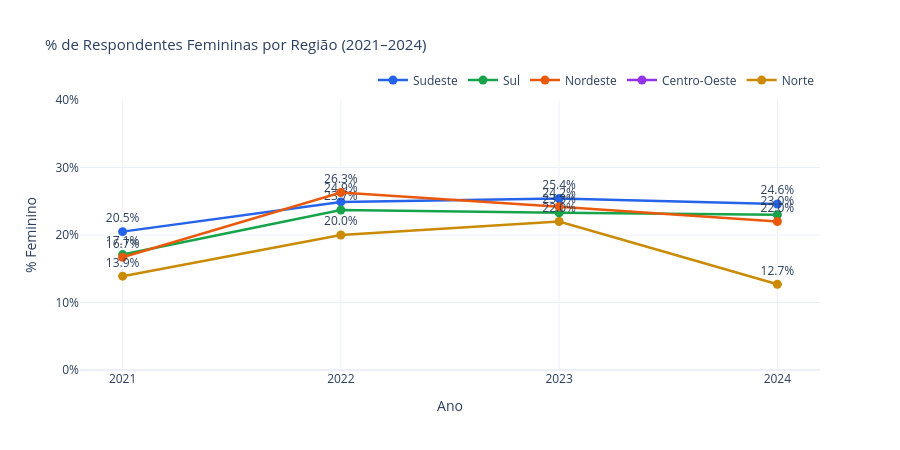

The code cell stored with this chart in its notebook:
### Markdown cell above
---
## G-R1 — Representatividade Feminina por Região e Ano
> % de respondentes femininas em cada região ao longo dos 4 anos.

### Code cell
fig = go.Figure()

for regiao in REGIOES:
    pcts = []
    for ano in ANOS:
        sub = df_reg[(df_reg['regiao'] == regiao) & (df_reg['ano_pesquisa'] == ano)]
        if sub.empty:
            pcts.append(None)
            continue
        ct = sub['genero'].value_counts()
        fem = ct.get('Feminino', 0)
        total = ct.get('Feminino', 0) + ct.get('Masculino', 0)
        pcts.append(round(fem / total * 100, 1) if total > 0 else None)

    fig.add_trace(go.Scatter(
        x=ANOS, y=pcts,
        mode='lines+markers+text',
        name=regiao,
        line=dict(color=CORES_REGIAO[regiao], width=2.5),
        marker=dict(size=9),
        text=[f'{v}%' if v else '' for v in pcts],
        textposition='top center',
    ))

fig = layout_padrao(fig, '% de Respondentes Femininas por Região (2021–2024)', height=450)
fig.update_yaxes(ticksuffix='%', range=[0, 40], title_text='% Feminino')
fig.update_xaxes(title_text='Ano')
fig.show()

### Figure 1 — Plotly figure (JSON) as saved in the notebook; plotly's stock layout.template omitted (floating-point values rounded to 4 significant figures)
{"data": [{"line": {"color": "#2563EB", "width": 2.5}, "marker": {"size": 9}, "mode": "lines+markers+text", "name": "Sudeste", "text": ["20.5%", "24.9%", "25.4%", "24.6%"], "textposition": "top center", "type": "scatter", "x": ["2021", "2022", "2023", "2024"], "y": [20.5, 24.9, 25.4, 24.6]}, {"line": {"color": "#16A34A", "width": 2.5}, "marker": {"size": 9}, "mode": "lines+markers+text", "name": "Sul", "text": ["17.1%", "23.7%", "23.3%", "23.0%"], "textposition": "top center", "type": "scatter", "x": ["2021", "2022", "2023", "2024"], "y": [17.1, 23.7, 23.3, 23]}, {"line": {"color": "#EA580C", "width": 2.5}, "marker": {"size": 9}, "mode": "lines+markers+text", "name": "Nordeste", "text": ["16.7%", "26.3%", "24.2%", "22.0%"], "textposition": "top center", "type": "scatter", "x": ["2021", "2022", "2023", "2024"], "y": [16.7, 26.3, 24.2, 22]}, {"line": {"color": "#9333EA", "width": 2.5}, "marker": {"size": 9}, "mode": "lines+markers+text", "name": "Centro-Oeste", "text": ["", "", "", ""], "textposition": "top center", "type": "scatter", "x": ["2021", "2022", "2023", "2024"], "y": [null, null, null, null]}, {"line": {"color": "#CA8A04", "width": 2.5}, "marker": {"size": 9}, "mode": "lines+markers+text", "name": "Norte", "text": ["13.9%", "20.0%", "22.0%", "12.7%"], "textposition": "top center", "type": "scatter", "x": ["2021", "2022", "2023", "2024"], "y": [13.9, 20, 22, 12.7]}], "layout": {"height": 450, "legend": {"orientation": "h", "x": 1, "xanchor": "right", "y": 1.02, "yanchor": "bottom"}, "title": {"font": {"size": 15}, "text": "% de Respondentes Femininas por Região (2021–2024)"}, "xaxis": {"title": {"text": "Ano"}}, "yaxis": {"range": [0, 40], "ticksuffix": "%", "title": {"text": "% Feminino"}}}}
